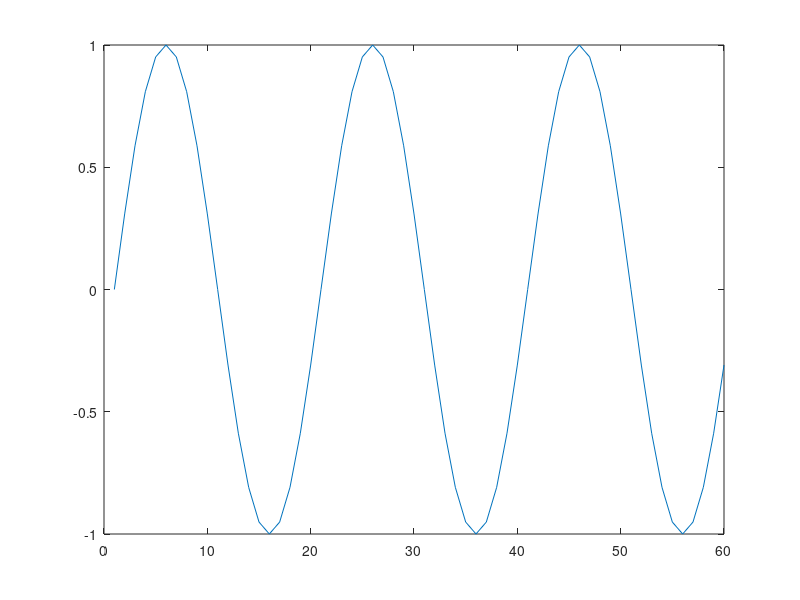

Source code (MATLAB): (Note: this script raises an error after producing the figure.)
% These examples are for sample rate conversion
% First generate a low-frequency (oversampled)
% sine wave and plot its frequency response
x=sin(2*pi*[0:1000]/20);
plot(x(1:60))
[H,w]=dft(x,2000);
figure(2)
plot(w/pi,20*log10(abs(H)))
axis([0 1 -40 60])